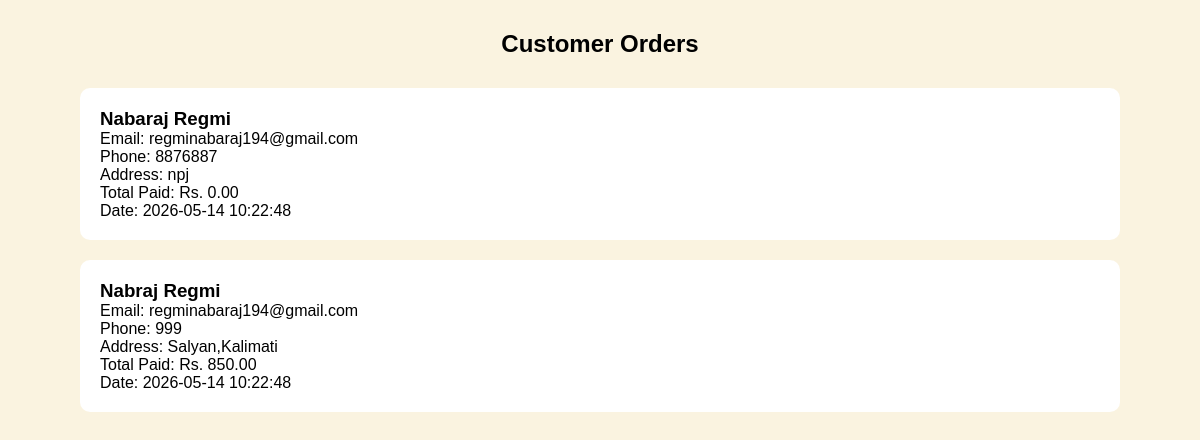
The app's page /admin/admin_order.php with its own data.
### tables this page shows
CREATE TABLE `orders` (
  `id` int(11) NOT NULL,
  `user_id` int(11) DEFAULT NULL,
  `total_amount` decimal(10,2) DEFAULT NULL,
  `order_status` enum('pending','processing','shipped','delivered','cancelled') DEFAULT 'pending',
  `payment_method` varchar(50) DEFAULT NULL,
  `order_date` timestamp NOT NULL DEFAULT current_timestamp(),
  `fullname` varchar(255) DEFAULT NULL,
  `phone` varchar(20) DEFAULT NULL,
  `address` text DEFAULT NULL,
  `email` varchar(255) DEFAULT NULL,
  `total_price` decimal(10,2) DEFAULT NULL,
  `created_at` timestamp NOT NULL DEFAULT current_timestamp()
);

### admin/admin_order.php (the view, shortened to what this page needs)
<?php
include '../php/config.php';
$query = mysqli_query($conn,"SELECT * FROM orders");
?>
<!DOCTYPE html>
<html>
<head>
    <link rel="stylesheet" href="../css/style.css">
</head>
<body>
<h2 style="text-align:center;margin:30px;">Customer Orders</h2>
<div style="width:90%;margin:auto;">
<?php while($row=mysqli_fetch_assoc($query)){ ?>
<div style="
background:white;
padding:20px;
margin:20px;
border-radius:10px;
">
<h3><?php echo $row['fullname']; ?></h3>
<p>Email: <?php echo $row['email']; ?></p>
<p>Phone: <?php echo $row['phone']; ?></p>
<p>Address: <?php echo $row['address']; ?></p>
<p>Total Paid: Rs. <?php echo $row['total_price']; ?></p>
<p>Date: <?php echo $row['created_at']; ?></p>
</div>
<?php } ?>
</div>
</body>
</html>

### css/style.css (style rules this page uses)
* { margin:0; padding:0; box-sizing:border-box; font-family:'Poppins',sans-serif; }
body { background:#FAF3E0; }
body { transition: 0.3s ease; }

### records on screen
orders: fullname "Nabaraj Regmi", email "regminabaraj194@gmail.com", phone "8876887", address "npj", total_price "0.00", created_at "2026-05-14 10:22:48"
orders: fullname "Nabraj Regmi", email "regminabaraj194@gmail.com", phone "999", address "Salyan,Kalimati", total_price "850.00", created_at "2026-05-14 10:22:48"
